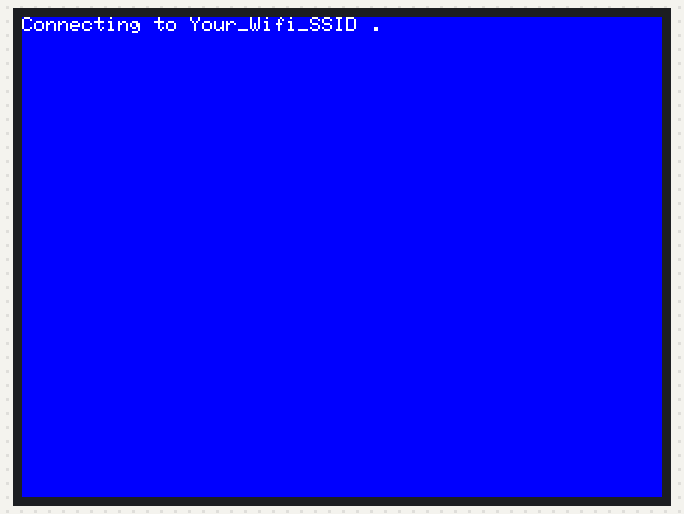
Recording of a sketch running on a simulated ESP32. Parts: 320×240 colour display. WiFi joins after 1.5 s; servers stay silent unless stated; the local clock reads 2024-03-15 10:24:30 at power-on unless the sketch sets it; what the sketch prints to the serial monitor is not drawn.

Above: at 0.8 s.
At 1.9 s:
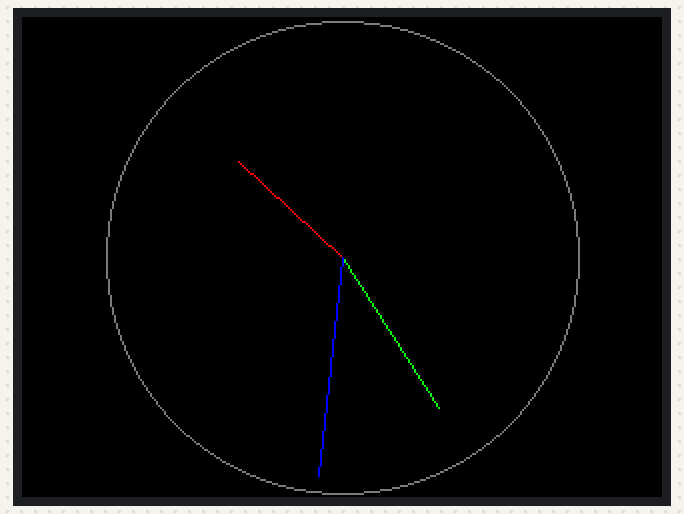
At 10.9 s:
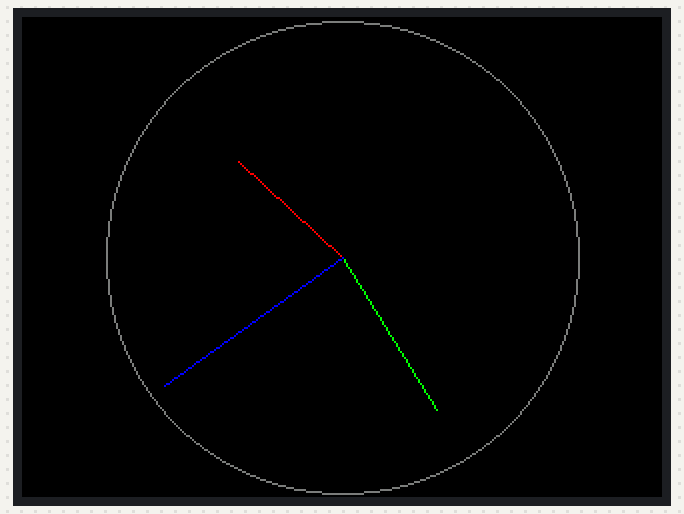
At 19.9 s:
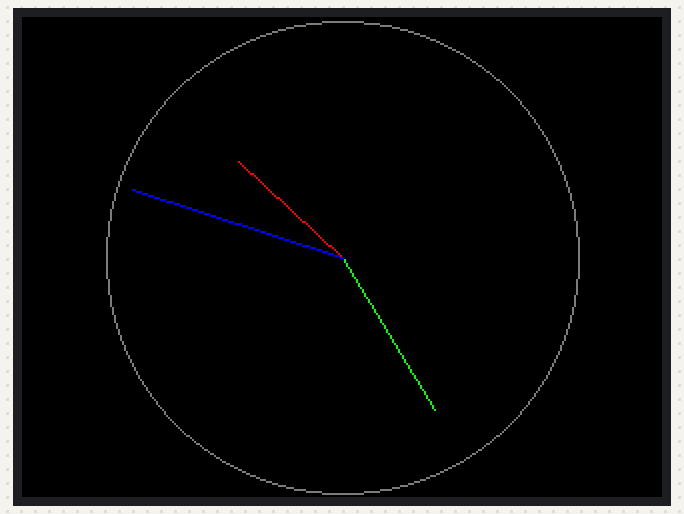
At 28.9 s:
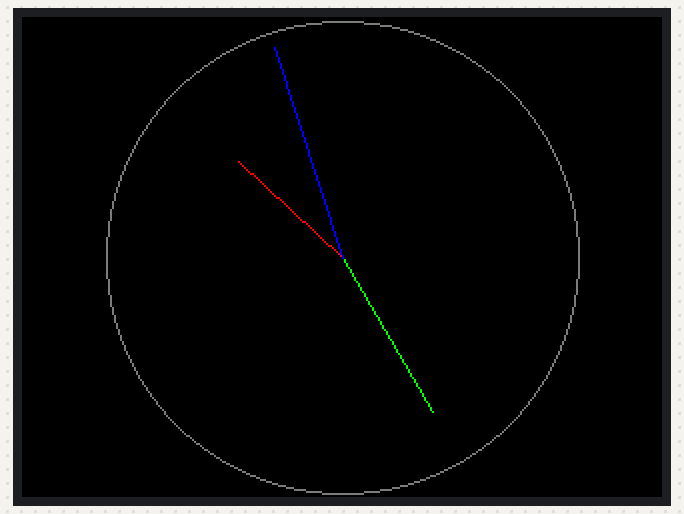
At 39.0 s:
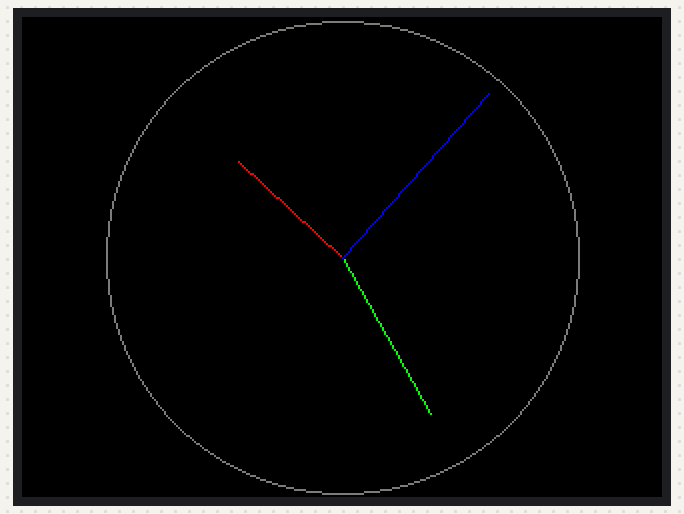

Measured:
- what the display in image 1 shows lasts 2.0 s, from 1.9 s to 3.9 s
- what the display in image 2 shows lasts 1.0 s, from 10.9 s to 11.9 s

The sketch:

clock_round_1.ino
```cpp
/* clock_round_1
  by Shinjia
  - v1.2  2024/09/17  - Init, 重新程式, 基本的時鐘畫面
*/

/****** WiFi AP ******/
#define WLAN_SSID    "Your_Wifi_SSID"
#define WLAN_PASS    "Your_Wifi_Password"

/***** Timer control (delay) *****/
int timer_delay_clock = 1000;  // 每秒更新時間
int timer_delay_NTP   = 60*60*1000;  // 每小時更新 NTP

unsigned long timer_next_clock;
unsigned long timer_next_NTP;

// RTC
#include <ESP32Time.h>
ESP32Time rtc;

// NTP
#include <WiFi.h>
#include "time.h"

const char* ntpServer = "pool.ntp.org";
const long  gmtOffset_sec = 8 * 3600;   // for Taipei
const int   daylightOffset_sec = 0; // 3600?

boolean is_get_NTP = false;

// TFT
#include "SPI.h"
#include "TFT_eSPI.h"

TFT_eSPI tft = TFT_eSPI();

// 時鐘公用變數
int hh=0, mm=0, ss=0;  // 時分秒
int hh0=-1, mm0=-1, ss0=-1;  // 保留前次畫圖時的數值 (初始值必須設為-1)


void draw_clock_analog() {
  // 宜設為參數
  int xc = 160;  // 圓心x
  int yc = 120;  // 圓心y
  int hh_len =  70;  // 時針的長度
  int mm_len =  90;  // 分針的長度
  int ss_len = 110;  // 秒針的長度

  // 注意：鐘面數值的 hh 要用 12 小時制
  float deg_ss, deg_mm, deg_hh;  // 時分秒的角度值
  float x_hh, y_hh, x_mm, y_mm, x_ss, y_ss;  // 時分秒針的頂點位置

  // 清除前次的指針(時、分、秒)
  deg_ss = ss0*6;                  // 每秒6度
  deg_mm = mm0*6 + deg_ss*0.01666667;  // 1/60 (角度含秒)
  deg_hh = (hh0%12)*30 + deg_mm*0.0833333;  // 1/12 (角度含分及秒)

  x_hh = xc + hh_len*cos((deg_hh-90)*0.0174532925);
  y_hh = yc + hh_len*sin((deg_hh-90)*0.0174532925);
  x_mm = xc + mm_len*cos((deg_mm-90)*0.0174532925);
  y_mm = yc + mm_len*sin((deg_mm-90)*0.0174532925);
  x_ss = xc + ss_len*cos((deg_ss-90)*0.0174532925);
  y_ss = yc + ss_len*sin((deg_ss-90)*0.0174532925);

  // draw face
  tft.fillCircle(xc, yc, 116, TFT_BLACK);  // 內部清除
  tft.drawCircle(xc, yc, 118, TFT_DARKGREY);  // 圓形外框

  // Draw Center
  tft.drawLine(xc, yc, x_hh, y_hh, TFT_RED);
  tft.drawLine(xc, yc, x_mm, y_mm, TFT_GREEN);
  tft.drawLine(xc, yc, x_ss, y_ss, TFT_BLUE);
}


void update_time() {
  struct tm timeinfo = rtc.getTimeStruct();
  // Serial.println(&timeinfo, "%A, %B %d %Y %H:%M:%S");

  hh = timeinfo.tm_hour;
  mm = timeinfo.tm_min;
  ss = timeinfo.tm_sec;

  if(hh0==-1 && mm0==-1 && ss0==-1) {
    hh0 = hh;
    mm0 = mm;
    ss0 = ss;
  }

  // Draw Analog Clock (pointer)
  draw_clock_analog();

  // 保留舊的值
  hh0 = hh;
  mm0 = mm;
  ss0 = ss;
}


void get_NTP_update_RTC() {
  configTime(gmtOffset_sec, daylightOffset_sec, ntpServer);

  struct tm timeinfo;
  if (getLocalTime(&timeinfo)){
    rtc.setTimeStruct(timeinfo);
    is_get_NTP = true;
  }
  // Serial.println(&timeinfo, "%A, %B %d %Y %H:%M:%S");
}


void wifi_connect_tft() {
  Serial.printf("Connecting to %s ", WLAN_SSID);
  tft.printf("Connecting to %s ", WLAN_SSID);

  WiFi.begin(WLAN_SSID, WLAN_PASS);
  while (WiFi.status() != WL_CONNECTED) {
      delay(500);
      Serial.print(".");
      tft.print(".");
  }
  Serial.println(" CONNECTED");
  tft.println(" CONNECTED");
}


void setup() {
  Serial.begin(115200);

  // TFT
  tft.begin();
  tft.fillScreen(TFT_BLUE);
  tft.setRotation(3);

  // 有需要，可設定 LED 顯示亮度
  // pinMode(TFT_LED, OUTPUT);
  // analogWrite(TFT_LED, TFT_LED_BRIGHTNESS);

  // Waitting for WiFi connect
  wifi_connect_tft();

  //init and get the time
  get_NTP_update_RTC();

  // 清除 TFT 畫面
  tft.fillScreen(TFT_BLACK);  // Clear
}


void loop() {
  // 若尚未取得網路時間
  if(!is_get_NTP) {
    get_NTP_update_RTC();
  }

  // 間隔一段時間要求重新取得網路時間 NTP
  if(millis()>timer_next_NTP) {
    timer_next_NTP = millis() + timer_delay_NTP;
    is_get_NTP = false;
  }

  // 間隔一段時間顯示時間 hh,mm,ss
  if(millis()>timer_next_clock) {
    timer_next_clock = millis() + timer_delay_clock;
    update_time();
  }

  // Do something
}
```
